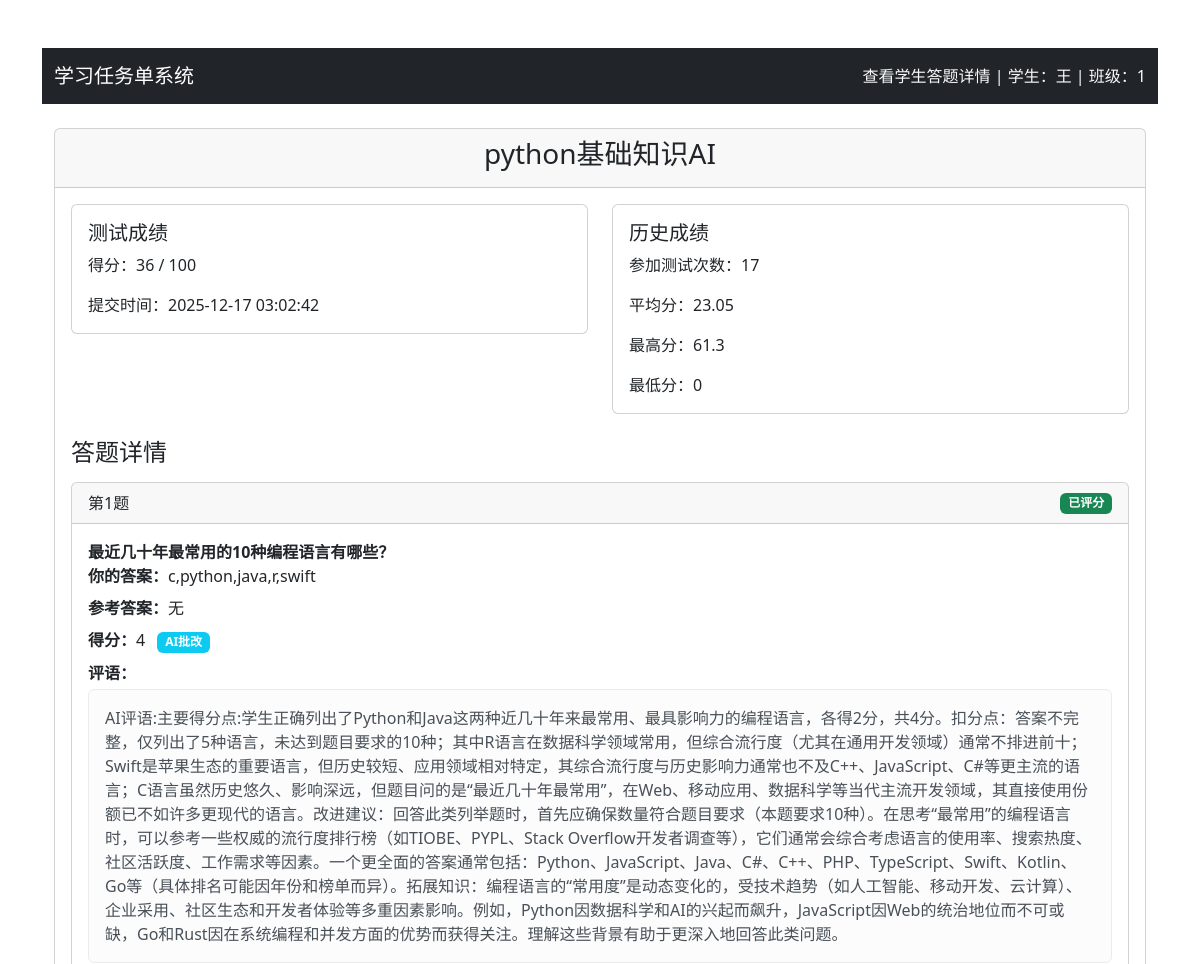
Page /test_result/314 (signed in, upper part) on the earlier database version.
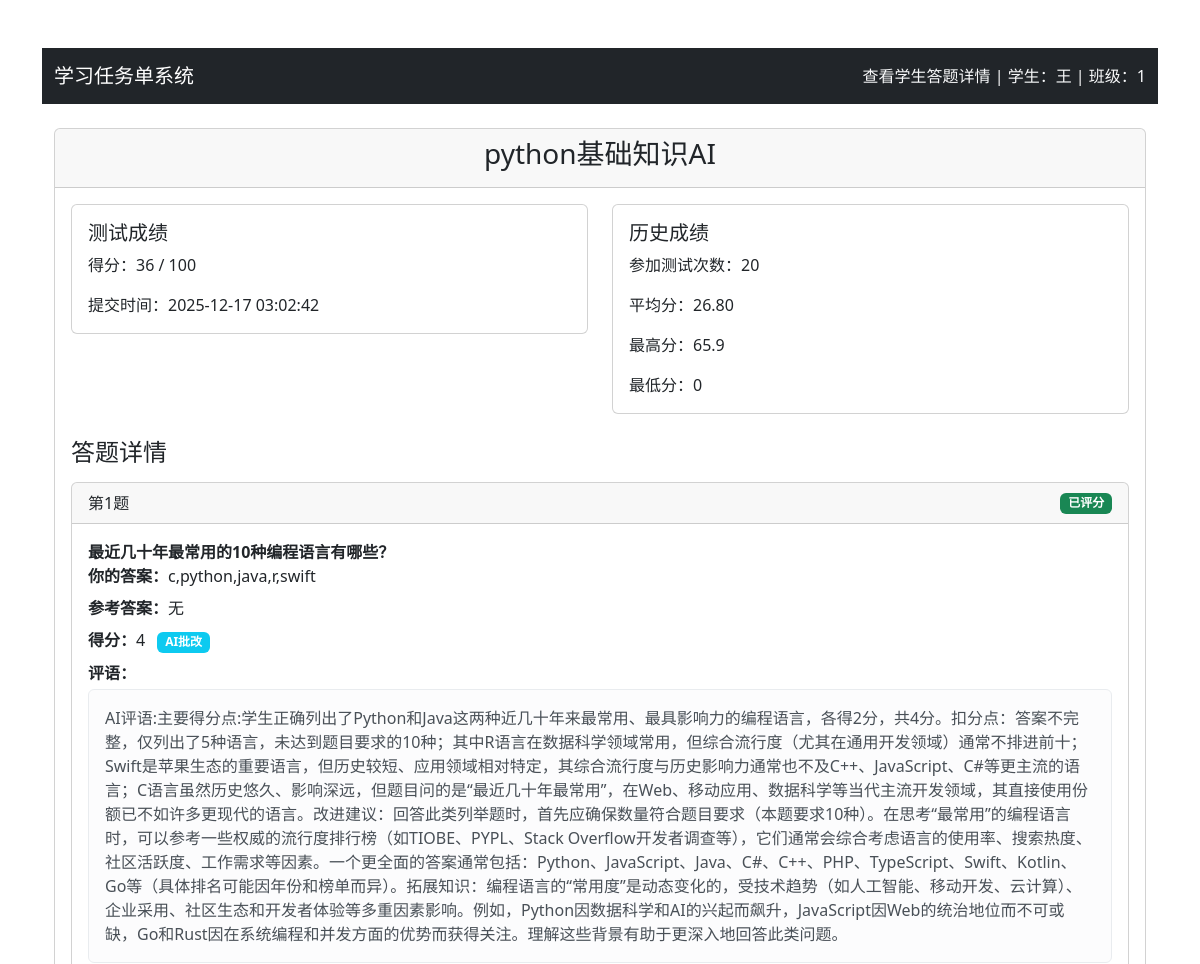
Same page on the later database version.
### app.py (models this page shows)
class StudentTestHistory(db.Model):
    id = db.Column(db.Integer, primary_key=True)
    student_id = db.Column(db.Integer, db.ForeignKey('user.id'))
    student_name = db.Column(db.String(100), nullable=False)
    class_number = db.Column(db.String(50), nullable=False)
    test_count = db.Column(db.Integer, default=0)  # 总测试次数
    total_score = db.Column(db.Integer, default=0)  # 总分
    average_score = db.Column(db.Float, default=0.0)  # 平均分
    highest_score = db.Column(db.Integer, default=0)  # 最高分
    lowest_score = db.Column(db.Integer, default=0)  # 最低分
    updated_at = db.Column(db.DateTime, default=datetime.utcnow, onupdate=datetime.utcnow)

### app.py (the view, shortened to what this page needs)
@app.route('/test_result/<int:result_id>')
def test_result(result_id):
    result = TestResult.query.get_or_404(result_id)
    if 'role' not in session:
        return redirect(url_for('student_start'))
    if session.get('role') == 'teacher':
        pass
    elif session.get('role') == 'student':
        if 'student_id' not in session or result.student_id != session['student_id']:
            flash('无权访问此测试结果')
            return redirect(url_for('student_dashboard'))
    else:
        flash('无权访问此测试结果')
        return redirect(url_for('student_start'))
    test = Test.query.get(result.test_id)
    if session.get('role') == 'teacher':
        student_id = result.student_id
        student = User.query.get(student_id)
        history = StudentTestHistory.query.filter_by(
            student_id=student_id
        ).first()
    else:
        student = User.query.get(session['student_id'])
        history = StudentTestHistory.query.filter_by(
            student_id=session['student_id']
        ).first()
    questions = []
    answers = json.loads(result.answers)
    for question_id, answer in answers.items():
        question = Question.query.get(int(question_id))
        if question:
            is_correct = None  # 默认为None，简答题不判断对错
            score = 0
            comment = None
            if question.question_type == 'single_choice':
                is_correct = answer == question.correct_answer
                score = test.single_choice_score if is_correct else 0
            elif question.question_type == 'multiple_choice':
                def normalize(ans):
                    return ''.join(sorted([c for c in ans.replace(',', '').replace(' ', '').upper() if c in 'ABCDE']))
                is_correct = normalize(answer) == normalize(question.correct_answer)
                score = test.multiple_choice_score if is_correct else 0
            elif question.question_type == 'true_false':
                is_correct = answer == question.correct_answer
                score = test.true_false_score if is_correct else 0
            elif question.question_type == 'fill_blank':
                fill_blank_submission = FillBlankSubmission.query.filter_by(
                    result_id=result.id,
                    question_id=question.id
                ).first()
                if fill_blank_submission:
                    score = fill_blank_submission.score or 0
                    comment = fill_blank_submission.comment
                    is_correct = (score == test.fill_blank_score)
            elif question.question_type == 'short_answer':
                submission = ShortAnswerSubmission.query.filter_by(
                    result_id=result.id,
                    question_id=question.id
                ).first()
                if submission:
                    score = submission.score
                    comment = submission.comment
            grading_method = None
            ai_original_score = None
            ai_feedback = None
            manual_reviewed = False
            if question.question_type == 'short_answer' and submission:
                grading_method = submission.grading_method
                ai_original_score = submission.ai_original_score
                ai_feedback = submission.ai_feedback
                manual_reviewed = submission.manual_reviewed
            elif question.question_type == 'fill_blank' and fill_blank_submission:
                grading_method = fill_blank_submission.grading_method
                ai_original_score = fill_blank_submission.ai_original_score
                ai_feedback = fill_blank_submission.ai_feedback
                manual_reviewed = fill_blank_submission.manual_reviewed
            questions.append({
                'id': question.id,
                'content': question.content,
                'question_type': question.question_type,
                'option_a': question.option_a,
                'option_b': question.option_b,
                'option_c': question.option_c,
                'option_d': question.option_d,
                'student_answer': answer,
                'correct_answer': question.correct_answer,
                'is_correct': is_correct,
                'score': score,
                'comment': comment,
                'explanation': question.explanation,
                'grading_method': grading_method,
                'ai_original_score': ai_original_score,
                'ai_feedback': ai_feedback,
                'manual_reviewed': manual_reviewed
            })
    return render_template('test_result.html',
                         test=test,
                         result=result,
                         student=student,
                         history=history,
                         questions=questions,
                         is_teacher=session.get('role') == 'teacher',
                         test_id=test.id if test else None)

### templates/test_result.html (shortened to what the changed rows need)
<!DOCTYPE html>
<html lang="zh-CN">
<head>
    <link href="https://cdn.jsdelivr.net/npm/bootstrap@5.3.0/dist/css/bootstrap.min.css" rel="stylesheet">
</head>
<body class="container mt-5">
    <div class="container mt-4">
        <div class="card">
            <div class="card-body">
                <div class="row mb-4">
                    <div class="col-md-6">
                        <div class="card">
                            <div class="card-body">
                                <h5 class="card-title">历史成绩</h5>
                                {% if history %}
                                <p class="card-text">参加测试次数：{{ history.test_count }}</p>
                                <p class="card-text">平均分：{{ "%.2f"|format(history.average_score) }}</p>
                                <p class="card-text">最高分：{{ history.highest_score }}</p>
                                <p class="card-text">最低分：{{ history.lowest_score }}</p>
                                {% else %}
                                <p class="card-text text-muted">暂无历史记录</p>
                                {% endif %}
                            </div>
                        </div>
                    </div>
        </div>
            </div>
        </div>
    </div>
</body>
</html>

Differences in the rows shown:
changed StudentTestHistory: test_count "17" → "20"; average_score "23.05" → "26.80"; highest_score "61.3" → "65.9"
